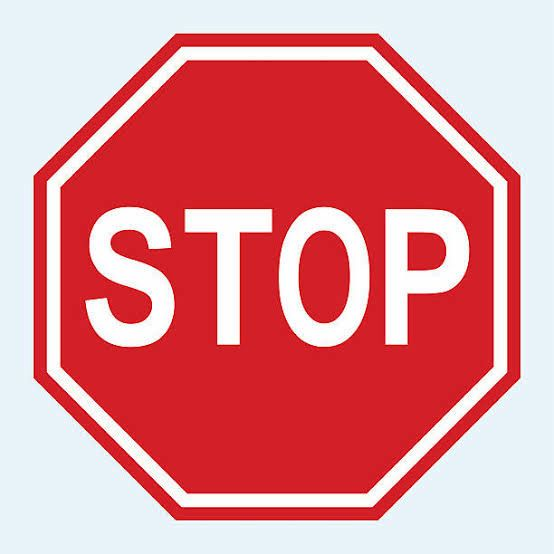
#> input picture red_stop_sign.jpg, 554 x 554 px, given in place of the camera
$ python object-detection-tracking.py
#> lines starting #> are read from the running program, lines starting #| are printed output that depends on the picture; after the words box and inside, x2 and y2 are one past the last pixel; in counts of white or black regions, pixels touching at a corner belong together
#> further down, frame is the input picture: shape (554, 554, 3); mean B, G, R 144.6, 138.5, 223.5
import cv2
import numpy as np

def detect_stop_sign(frame):
    #Detect a red octagonal stop sign and return bounding box (x, y, w, h)

    # Step 1: Grayscale conversion

    gray = cv2.cvtColor(frame, cv2.COLOR_BGR2GRAY)

    # Step 2: Gaussian Blur

    blur = cv2.GaussianBlur(gray, (5, 5), 0)
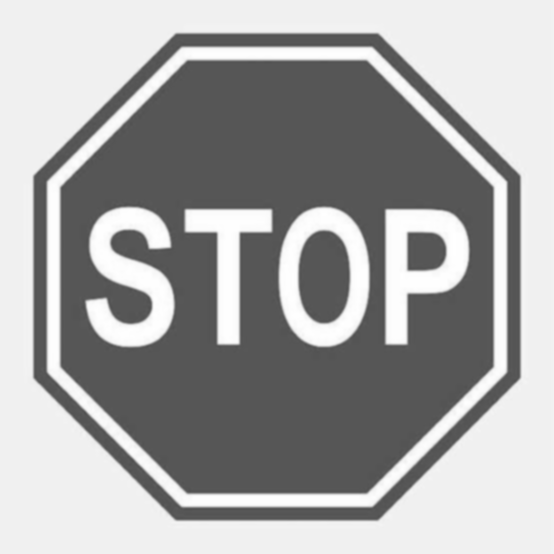
#> blur: shape (554, 554); min 80, max 255, mean 164.6

    # Step 3: Thresholding (Simple Binary)

    _, thresh = cv2.threshold(blur, 127, 255, cv2.THRESH_BINARY)
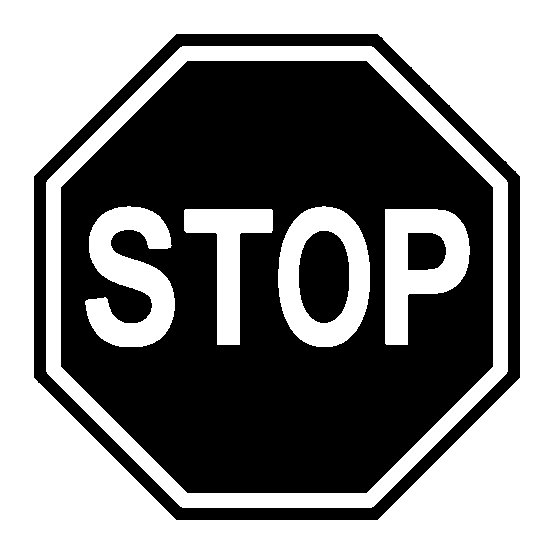
#> thresh: shape (554, 554); 51.7% white; 4 black regions, box (x1, y1, x2, y2) and area: (61, 61, 493, 493) 124225, (34, 34, 520, 520) 18877, (299, 231, 349, 323) 3785, (408, 233, 446, 270) 1271


    cv2.imshow("Original",frame)
    cv2.imshow("Grayscale", gray)
    cv2.imshow("Gaussian Blur", blur)
    cv2.imshow("Thresholding", thresh)


    # CANNY EDGE DETECTION

    edges = cv2.Canny(blur, 50, 150)
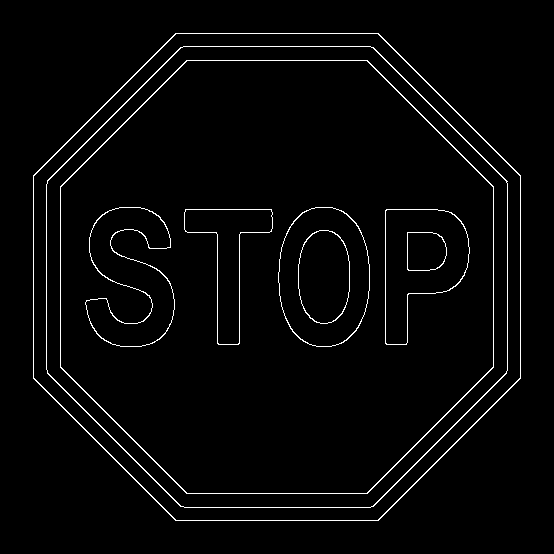
#> edges: shape (554, 554); 2.6% white in thin lines or dots, all inside (x1, y1, x2, y2) = (33, 33, 521, 521)
    cv2.imshow("canny_edge", edges)

    hsv = cv2.cvtColor(frame, cv2.COLOR_BGR2HSV)
#> hsv: shape (554, 554, 3); mean H, S, V 129.8, 115.3, 229.8

    lower_red1 = np.array([0, 120, 70]) #np.array([H_min, S_min, V_min])
    upper_red1 = np.array([10, 255, 255]) #np.array function takes a list as argument and converts it into array
    lower_red2 = np.array([170, 120, 70])
    upper_red2 = np.array([180, 255, 255])

    # Creating red masks

    mask1 = cv2.inRange(hsv, lower_red1, upper_red1)
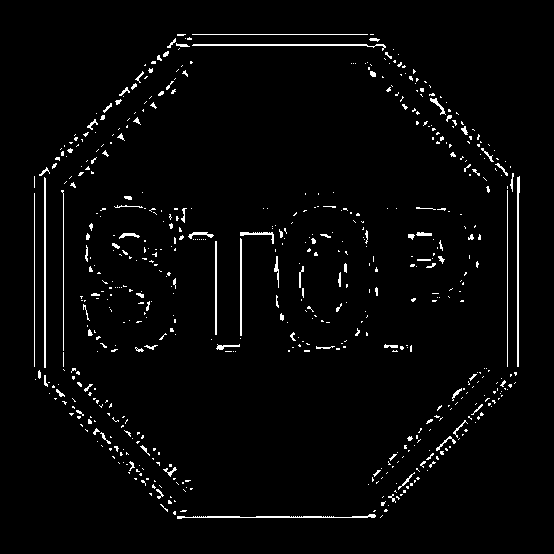
#> mask1: shape (554, 554); 2.7% white in thin lines or dots, all inside (x1, y1, x2, y2) = (34, 34, 520, 519)
    mask2 = cv2.inRange(hsv, lower_red2, upper_red2)
#> mask2: shape (554, 554); 46.8% white; 14 white regions (10 under 20 px), largest, box (x1, y1, x2, y2) and area: (60, 60, 494, 494) 122401, (34, 34, 520, 520) 16597, (299, 231, 350, 323) 3609, (408, 232, 446, 271) 1104
    red_mask = cv2.bitwise_or(mask1, mask2)
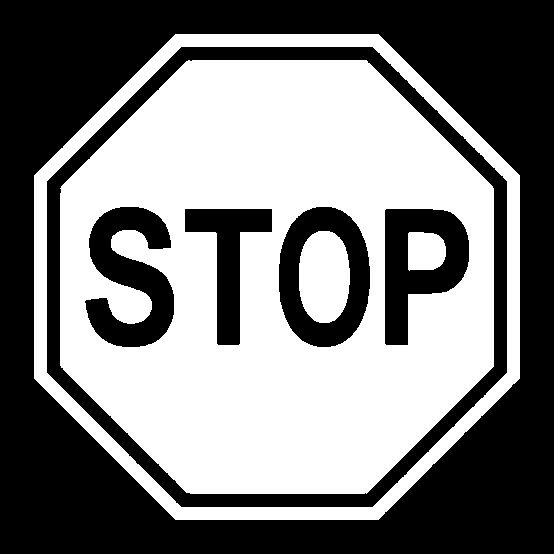
#> red_mask: shape (554, 554); 49.5% white; 4 white regions

    red_only = cv2.bitwise_and(frame, frame, mask=red_mask)
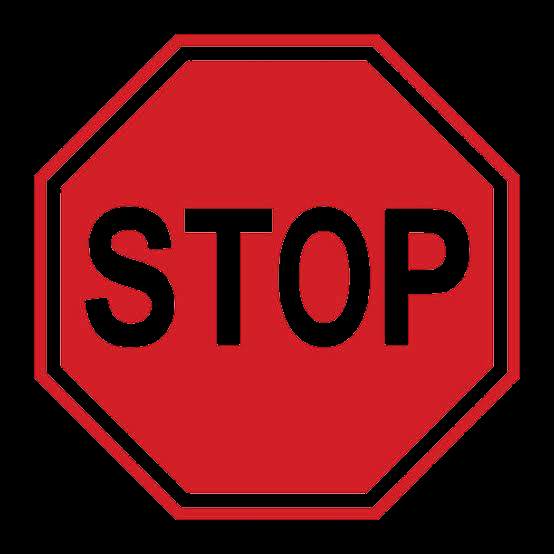
#> red_only: shape (554, 554, 3); mean B, G, R 20.1, 15.8, 103.5

    cv2.imshow("Original", frame)
    cv2.imshow("Red Mask", red_mask)
    cv2.imshow("Red Detection", red_only)

    contours, _ = cv2.findContours(edges, cv2.RETR_TREE, cv2.CHAIN_APPROX_SIMPLE)
#> contours = 18 contours; largest, box (x1, y1, x2, y2) and area: (33, 33, 521, 521) 196841, (33, 33, 521, 521) 196271, (46, 46, 508, 508) 176053, (46, 46, 508, 508) 175518, (60, 60, 494, 494) 155737

    for cnt in contours:
        approx = cv2.approxPolyDP(cnt, 0.04 * cv2.arcLength(cnt, True), True)
        if len(approx) == 8 and cv2.contourArea(cnt) > 500:
            cv2.drawContours(frame, [cnt], 0, (0, 255, 0), 3)


            x, y = approx.ravel()[0], approx.ravel()[1]


            cv2.putText(frame, "STOP Sign", (x, y - 10), cv2.FONT_HERSHEY_SIMPLEX, 0.6, (0, 255, 0), 2)

            # Get bounding box coordinates of the detected octagon
            x, y, w, h = cv2.boundingRect(approx)

            cv2.imshow("Red Octagon Detection", frame)
            return (x, y, w, h)
#> this loop made 1 pass
#> (w, h) on pass 1: (488, 488)
#> pass 1, in detect_stop_sign, `cv2.imshow("Red Octagon Detection", frame)`:
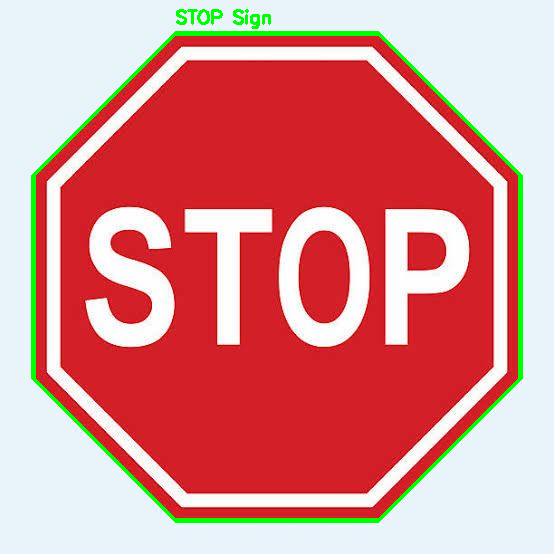
#> window 'Red Octagon Detection': shape (554, 554, 3); mean B, G, R 140.8, 141, 218.1


    return None

# tracking
# Start video capture
cap = cv2.VideoCapture(0)  # Use 0 or path to video

cap.set(cv2.CAP_PROP_FRAME_WIDTH, 240)
cap.set(cv2.CAP_PROP_FRAME_HEIGHT, 240)

tracker = None
initBB = None
frame_counter = 0

while True:
    ret, frame = cap.read()
    if not ret:
        break

    display = frame.copy()

    if tracker is None or frame_counter % 60 == 0:  # Redetect every 60 frames
        bbox = detect_stop_sign(frame)
#> bbox = (33, 33, 488, 488)
        if bbox: #if stop sign is detected
            initBB = bbox
#> initBB = (33, 33, 488, 488)
            tracker = cv2.legacy.TrackerMOSSE_create()
            tracker.init(frame, initBB)
            print(f"Tracking initialized at {initBB}")
#| Tracking initialized at (33, 33, 488, 488)
        else:
            cv2.putText(display, "STOP Sign Not Detected", (20, 40), cv2.FONT_HERSHEY_SIMPLEX, 0.7, (0, 0, 255), 2)
    else:

        success, box = tracker.update(frame)
        if success:

            (x, y, w, h) = [int(v) for v in box]
            cv2.rectangle(display, (x, y), (x + w, y + h), (0, 255, 0), 2)
            cv2.putText(display, "Tracking STOP Sign", (20, 40), cv2.FONT_HERSHEY_SIMPLEX, 0.7, (0, 255, 0), 2)
        else:
            cv2.putText(display, "Tracking Lost", (20, 40), cv2.FONT_HERSHEY_SIMPLEX, 0.7, (0, 0, 255), 2)

    cv2.imshow("MOSSE Tracker", display)
    if cv2.waitKey(1) & 0xFF == ord('m'):
#> (key Esc is pressed here)
        break

cap.release()
cv2.destroyAllWindows()
